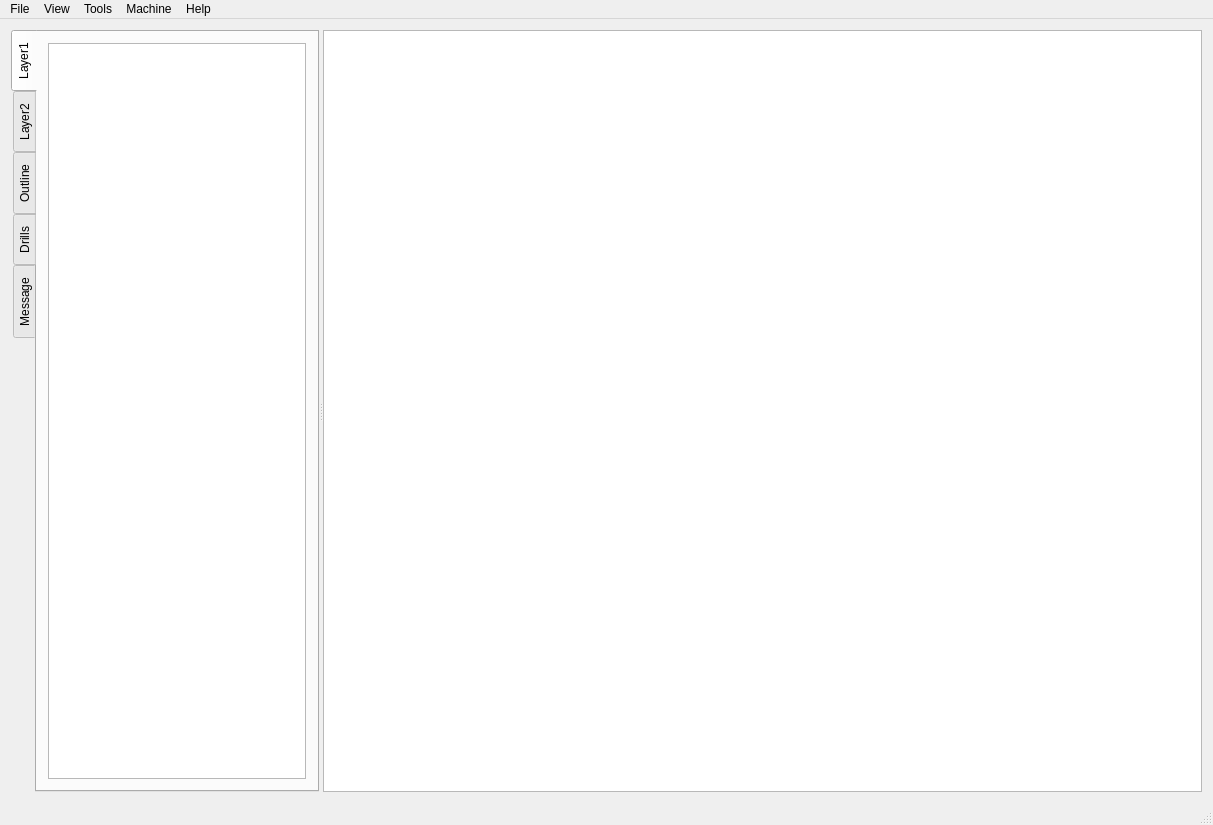
<?xml version="1.0" encoding="UTF-8"?>
<ui version="4.0">
 <class>MainWindow</class>
 <widget class="QMainWindow" name="MainWindow">
  <property name="geometry">
   <rect>
    <x>0</x>
    <y>0</y>
    <width>1213</width>
    <height>825</height>
   </rect>
  </property>
  <property name="sizePolicy">
   <sizepolicy hsizetype="Maximum" vsizetype="Maximum">
    <horstretch>0</horstretch>
    <verstretch>0</verstretch>
   </sizepolicy>
  </property>
  <property name="windowTitle">
   <string>gerberCAM</string>
  </property>
  <widget class="QWidget" name="centralWidget">
   <layout class="QHBoxLayout" name="horizontalLayout">
    <item>
     <widget class="QSplitter" name="splitter">
      <property name="orientation">
       <enum>Qt::Horizontal</enum>
      </property>
      <property name="childrenCollapsible">
       <bool>false</bool>
      </property>
      <widget class="QTabWidget" name="LayerTab1">
       <property name="sizePolicy">
        <sizepolicy hsizetype="Expanding" vsizetype="Expanding">
         <horstretch>0</horstretch>
         <verstretch>0</verstretch>
        </sizepolicy>
       </property>
       <property name="maximumSize">
        <size>
         <width>16777215</width>
         <height>16777215</height>
        </size>
       </property>
       <property name="tabPosition">
        <enum>QTabWidget::West</enum>
       </property>
       <property name="currentIndex">
        <number>0</number>
       </property>
       <widget class="QWidget" name="tabLayer1">
        <property name="sizePolicy">
         <sizepolicy hsizetype="MinimumExpanding" vsizetype="Preferred">
          <horstretch>0</horstretch>
          <verstretch>0</verstretch>
         </sizepolicy>
        </property>
        <attribute name="title">
         <string>Layer1</string>
        </attribute>
        <layout class="QGridLayout" name="gridLayout_2">
         <item row="0" column="0">
          <widget class="QTreeView" name="treeViewlayer1">
           <property name="sizePolicy">
            <sizepolicy hsizetype="Expanding" vsizetype="Expanding">
             <horstretch>0</horstretch>
             <verstretch>0</verstretch>
            </sizepolicy>
           </property>
          </widget>
         </item>
        </layout>
       </widget>
       <widget class="QWidget" name="tabLayer2">
        <property name="sizePolicy">
         <sizepolicy hsizetype="MinimumExpanding" vsizetype="Preferred">
          <horstretch>0</horstretch>
          <verstretch>0</verstretch>
         </sizepolicy>
        </property>
        <attribute name="title">
         <string>Layer2</string>
        </attribute>
        <layout class="QGridLayout" name="gridLayout_3">
         <item row="0" column="0">
          <widget class="QTreeView" name="treeViewlayer2"/>
         </item>
        </layout>
       </widget>
       <widget class="QWidget" name="tabOutline">
        <property name="sizePolicy">
         <sizepolicy hsizetype="MinimumExpanding" vsizetype="Preferred">
          <horstretch>0</horstretch>
          <verstretch>0</verstretch>
         </sizepolicy>
        </property>
        <attribute name="title">
         <string>Outline</string>
        </attribute>
        <layout class="QGridLayout" name="gridLayout_4">
         <item row="0" column="0">
          <widget class="QTextBrowser" name="outlineBrowser"/>
         </item>
        </layout>
       </widget>
       <widget class="QWidget" name="tabDrills">
        <property name="sizePolicy">
         <sizepolicy hsizetype="MinimumExpanding" vsizetype="Preferred">
          <horstretch>0</horstretch>
          <verstretch>0</verstretch>
         </sizepolicy>
        </property>
        <attribute name="title">
         <string>Drills</string>
        </attribute>
        <layout class="QGridLayout" name="gridLayout_5">
         <item row="0" column="0">
          <widget class="QTreeWidget" name="drillsTree">
           <column>
            <property name="text">
             <string>Size</string>
            </property>
           </column>
           <column>
            <property name="text">
             <string>Count</string>
            </property>
           </column>
          </widget>
         </item>
        </layout>
       </widget>
       <widget class="QWidget" name="tabMessage">
        <property name="sizePolicy">
         <sizepolicy hsizetype="MinimumExpanding" vsizetype="Preferred">
          <horstretch>0</horstretch>
          <verstretch>0</verstretch>
         </sizepolicy>
        </property>
        <attribute name="title">
         <string>Message</string>
        </attribute>
        <layout class="QGridLayout" name="gridLayout">
         <item row="0" column="0">
          <widget class="QTextBrowser" name="messageBrowser"/>
         </item>
        </layout>
       </widget>
      </widget>
      <widget class="QGraphicsView" name="graphicsView">
       <property name="sizePolicy">
        <sizepolicy hsizetype="Expanding" vsizetype="Expanding">
         <horstretch>1</horstretch>
         <verstretch>0</verstretch>
        </sizepolicy>
       </property>
      </widget>
     </widget>
    </item>
   </layout>
  </widget>
  <widget class="QMenuBar" name="menuBar">
   <property name="geometry">
    <rect>
     <x>0</x>
     <y>0</y>
     <width>1213</width>
     <height>22</height>
    </rect>
   </property>
   <widget class="QMenu" name="menuFile">
    <property name="title">
     <string>File</string>
    </property>
    <addaction name="actionOpen_Folder"/>
    <addaction name="actionOpen"/>
    <addaction name="actionOpen_Outline"/>
    <addaction name="actionOpen_Excellon"/>
    <addaction name="actionAdd_layer"/>
    <addaction name="separator"/>
    <addaction name="actionLoad_Project"/>
    <addaction name="actionSave_Project"/>
    <addaction name="separator"/>
    <addaction name="actionSetting"/>
    <addaction name="separator"/>
    <addaction name="actionExit"/>
   </widget>
   <widget class="QMenu" name="menuEdit">
    <property name="title">
     <string>Tools</string>
    </property>
    <addaction name="actionFlip_Board"/>
    <addaction name="actionToolpath_generat"/>
    <addaction name="actionHole_Identify"/>
   </widget>
   <widget class="QMenu" name="menuView">
    <property name="title">
     <string>View</string>
    </property>
    <addaction name="actionZoom_in"/>
    <addaction name="actionZoom_out"/>
   </widget>
   <widget class="QMenu" name="menuHelp">
    <property name="title">
     <string>Help</string>
    </property>
    <addaction name="actionAbout_GerberCAM"/>
    <addaction name="actionView_Log"/>
   </widget>
   <widget class="QMenu" name="menuMachine">
    <property name="title">
     <string>Machine</string>
    </property>
    <addaction name="actionExport_GCode"/>
    <addaction name="separator"/>
    <addaction name="actionExport_Drills"/>
    <addaction name="actionExport_Drill_G_Code_Bore"/>
    <addaction name="separator"/>
    <addaction name="actionExport_Drills_Excellon"/>
    <addaction name="actionExport_Drills_Excellon_Bore"/>
    <addaction name="separator"/>
    <addaction name="actionExport_Outline"/>
    <addaction name="separator"/>
    <addaction name="actionExport_DXF"/>
    <addaction name="actionExport_SVG"/>
   </widget>
   <addaction name="menuFile"/>
   <addaction name="menuView"/>
   <addaction name="menuEdit"/>
   <addaction name="menuMachine"/>
   <addaction name="menuHelp"/>
  </widget>
  <widget class="QStatusBar" name="statusBar"/>
  <action name="actionOpen">
   <property name="text">
    <string>Open Top/Bot Cu...</string>
   </property>
  </action>
  <action name="actionOpen_Folder">
   <property name="text">
    <string>Open Gerber Folder...</string>
   </property>
  </action>
  <action name="actionZoom_in">
   <property name="text">
    <string>Zoom In</string>
   </property>
  </action>
  <action name="actionZoom_out">
   <property name="text">
    <string>Zoom Out</string>
   </property>
  </action>
  <action name="actionAdd_layer">
   <property name="enabled">
    <bool>false</bool>
   </property>
   <property name="text">
    <string>Add layer</string>
   </property>
  </action>
  <action name="actionToolpath_generat">
   <property name="enabled">
    <bool>false</bool>
   </property>
   <property name="text">
    <string>Toolpath Generate</string>
   </property>
  </action>
  <action name="actionSetting">
   <property name="text">
    <string>Settings...</string>
   </property>
  </action>
  <action name="actionHole_Identify">
   <property name="text">
    <string>Hole Identify</string>
   </property>
  </action>
  <action name="actionAbout_GerberCAM">
   <property name="text">
    <string>About GerberCAM</string>
   </property>
  </action>
  <action name="actionView_Log">
   <property name="text">
    <string>View Log</string>
   </property>
  </action>
  <action name="actionExport_GCode">
   <property name="enabled">
    <bool>false</bool>
   </property>
   <property name="text">
    <string>Export G-Code...</string>
   </property>
  </action>
  <action name="actionExport_Drills">
   <property name="enabled">
    <bool>false</bool>
   </property>
   <property name="text">
    <string>Export Drill G-Code...</string>
   </property>
  </action>
  <action name="actionExport_Outline">
   <property name="enabled">
    <bool>false</bool>
   </property>
   <property name="text">
    <string>Export Outline G-Code...</string>
   </property>
  </action>
  <action name="actionSave_Project">
   <property name="text">
    <string>Save Project...</string>
   </property>
  </action>
  <action name="actionLoad_Project">
   <property name="text">
    <string>Load Project...</string>
   </property>
  </action>
  <action name="actionOpen_Outline">
   <property name="text">
    <string>Open Outline...</string>
   </property>
  </action>
  <action name="actionOpen_Excellon">
   <property name="text">
    <string>Open Excellon Drill File...</string>
   </property>
  </action>
  <action name="actionExport_Drills_Excellon">
   <property name="enabled">
    <bool>false</bool>
   </property>
   <property name="text">
    <string>Export Excellon Drill G-Code...</string>
   </property>
  </action>
  <action name="actionExport_Drills_Excellon_Bore">
   <property name="enabled">
    <bool>false</bool>
   </property>
   <property name="text">
    <string>Export Excellon Drill G-Code (Bore)...</string>
   </property>
  </action>
  <action name="actionFlip_Board">
   <property name="checkable">
    <bool>true</bool>
   </property>
   <property name="text">
    <string>Flip Board (Mirror X)</string>
   </property>
  </action>
  <action name="actionExit">
   <property name="text">
    <string>Exit</string>
   </property>
  </action>
  <action name="actionExport_Drill_G_Code_Bore">
   <property name="enabled">
    <bool>false</bool>
   </property>
   <property name="text">
    <string>Export Drill G-Code (Bore)...</string>
   </property>
  </action>
  <action name="actionExport_DXF">
   <property name="enabled">
    <bool>false</bool>
   </property>
   <property name="text">
    <string>Export DXF...</string>
   </property>
  </action>
  <action name="actionExport_SVG">
   <property name="enabled">
    <bool>false</bool>
   </property>
   <property name="text">
    <string>Export SVG...</string>
   </property>
  </action>
 </widget>
 <layoutdefault spacing="6" margin="11"/>
 <resources/>
 <connections/>
</ui>
